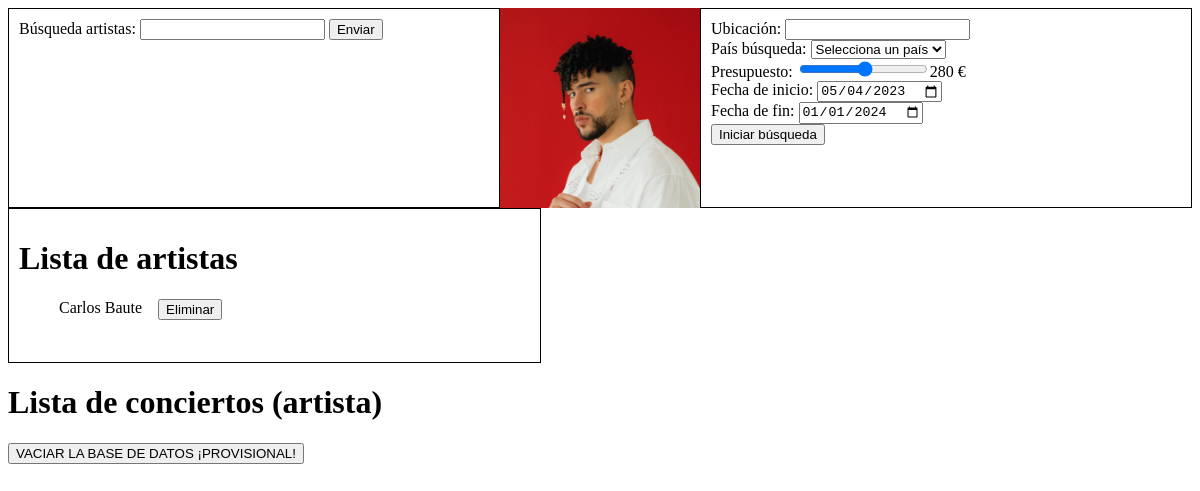
Before: /BuscadorConciertos/buscador/ with the older database file.
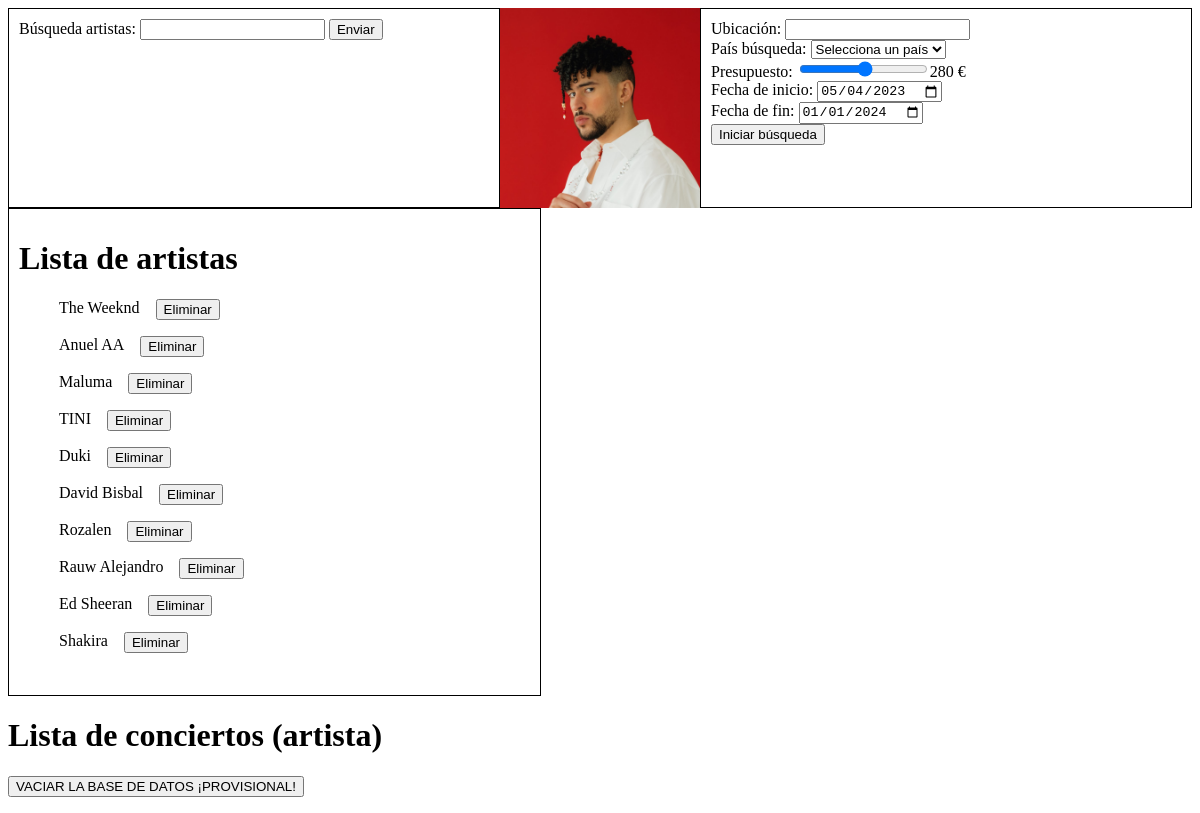
After: the same page with the newer database file.
### BuscadorConciertos/models.py (models this page shows, shortened)
class Artist(models.Model):
    name = models.CharField(max_length=255)
    artist_id = models.CharField(max_length=255)

### BuscadorConciertos/views.py (the view)
# urls.py: path('buscador/', views.buscador, name='buscador'),
def buscador(request):
  artists = Artist.objects.all()
  conciertos = Concierto.objects.all().values() #Obtener valores de los conciertos
  conciertos_df = pd.DataFrame(conciertos) #Importamos a un dataframe de pandas
  if request.method == 'POST':
    if 'buscarArtista' in request.POST:
        nombre = request.POST.get('nombre')
        artist_id = (ticketmaster(request, nombre))
        ticket_events(request, artist_id)
        return render(request, 'buscador.html', {'artists': artists})
    elif 'iniciarBusqueda' in request.POST:
        ubi = request.POST.get('ubicacion')
        pais = request.POST.get('pais')
        presupuesto = request.POST.get('presupuesto')
        inicio = request.POST.get('inicio')
        fin = request.POST.get('fin')
        conciertos_df = aplicar_filtros(conciertos_df, pais, presupuesto, inicio, fin, ubi)
        conciertos_dict = conciertos_df.to_html()
        print(conciertos_df)
        return render(request, 'buscador.html', {'artists': artists, 'conciertos': conciertos_dict})
  else:
    return render(request, 'buscador.html', {'artists': artists})

### BuscadorConciertos/templates/buscador.html (shortened to what this page needs)
<head>
    {% load static %}
    <link rel="stylesheet" type="text/css" href="{% static 'BuscadorConciertos/css/belleza.css' %}">
  </head>
<div class="container">
    <div class="box">
        <form method="post">
            <label for="nombre">Búsqueda artistas:</label>
            <input type="text" name="nombre" id="nombre">
            <button type="submit" name="buscarArtista">Enviar</button>
        </form>
    </div>
    <img id="bb" src = "{% static 'BuscadorConciertos/img/bb.jpg' %}">
    <div class="box">
        <form method="post">
            <label for="ubicacion">Ubicación: </label>
            <input type="text" name="ubicacion" id="ubicacion"><br>
            <label for="pais">País búsqueda: </label>
            <select name="pais" id="pais" required>
              <option value="">Selecciona un país</option>
              </select><br>
            <label for="presupuesto">Presupuesto: </label>
            <input type="range"  name="presupuesto" id="presupuesto" min="50" max="500" step="10" required><output id="valor"></output>
            <label>€</label><br>
            <label for="inicio">Fecha de inicio:</label>
            <input type="date" id="inicio" name="inicio" value="2023-05-04" required><br>
            <label for="fin">Fecha de fin:</label>
            <input type="date" id="fin" name="fin" value="2024-01-01" required><br>
            <button type="submit" name="iniciarBusqueda">Iniciar búsqueda</button>
        </form>
    </div>
</div>
<div class="box">
<h1>Lista de artistas</h1>
  <ul>
    {% for artist in artists %}
      <li>
        {{ artist.name }}
        <form id="delete-form-{{ artist.id }}" method="post" action="{% url 'delete_artist' artist.id %}">
            <button type="submit" class="delete-button">Eliminar</button>
        </form>
      </li>
    {% endfor %}
  </ul>
</div>
<h1>Lista de conciertos (artista)</h1>
  <form method="post" action="{% url 'clean_database' %}">
    <button type="submit">VACIAR LA BASE DE DATOS ¡PROVISIONAL!</button>
</form>

Changed rows visible on the page:
removed Artist: name "Carlos Baute"
added Artist: name "The Weeknd"
added Artist: name "Anuel AA"
added Artist: name "Maluma"
added Artist: name "TINI"
added Artist: name "Duki"
added Artist: name "David Bisbal"
added Artist: name "Rozalen"
added Artist: name "Rauw Alejandro"
added Artist: name "Ed Sheeran"
added Artist: name "Shakira"
